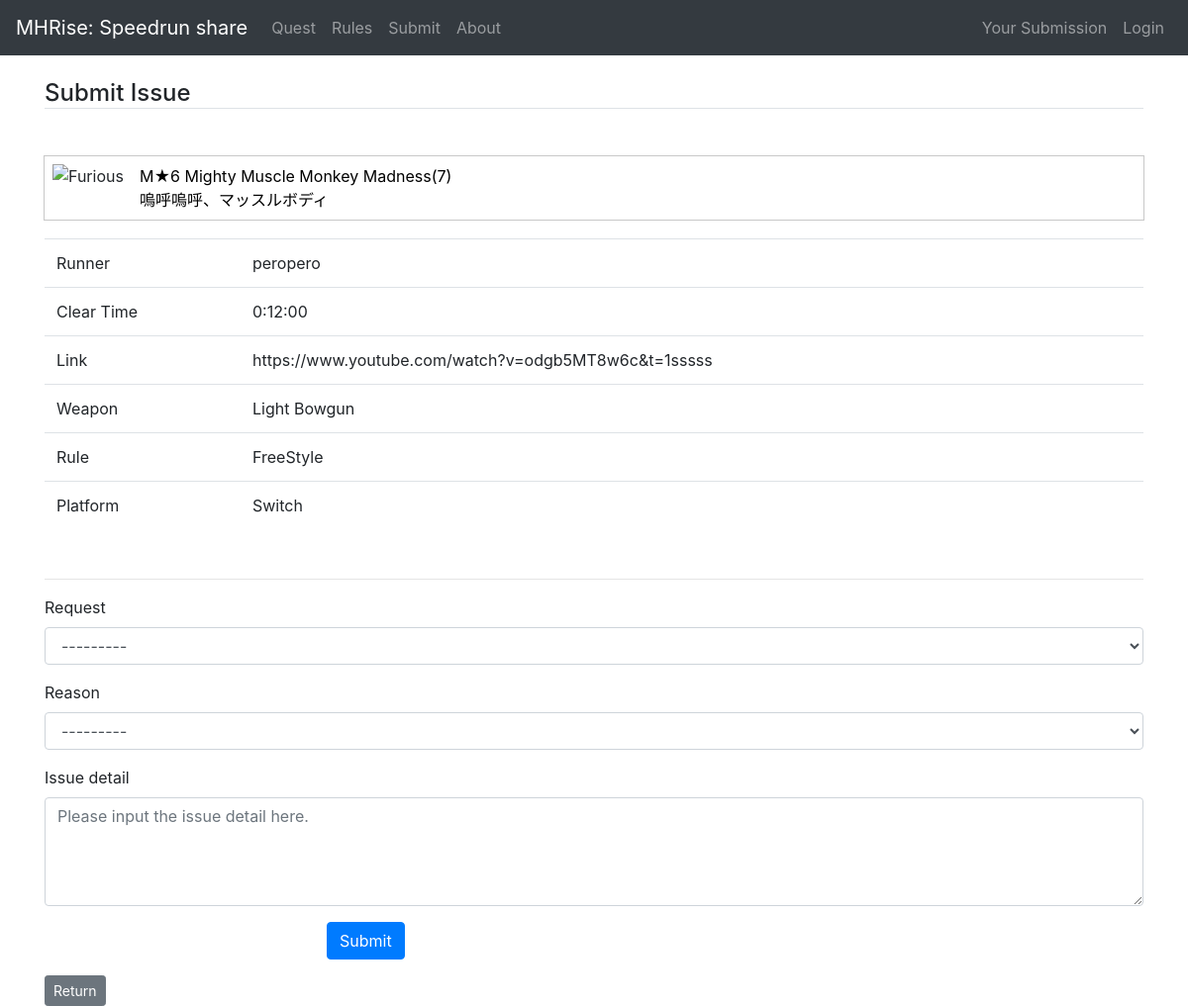
Page /cms/issue/4/4/ on the committed database.
### cms/models.py (models this page shows, shortened)
class Record(models.Model):
    quest = models.ForeignKey(Quest, verbose_name='Quest', related_name='records', on_delete=models.CASCADE)
    runner = models.CharField('Player Name', max_length=255)
    party = models.CharField('Party', max_length=255, choices=[('S','1'), ('P','2'), ('M', '3or4'),])
    cleartime = models.DurationField()
    link_regex = RegexValidator(regex=r'^https://www.youtube.com/watch|https://www.nicovideo.jp/watch/|https://www.bilibili.com/video/',
                                message='aaaaaaaaaaaa!!!')
    link = models.URLField(validators=[link_regex], max_length=2047, unique=True, help_text="A Video from Youtube, niconico, bilibili is available.", error_messages={'required': 'aa', 'invalid': 'invalid'})
    weapon = models.ForeignKey(Weapon, verbose_name='Weapon', on_delete=models.SET_NULL, null=True)
    """
    weapon = models.CharField('Weapon', max_length=255,
                               choices=[('GS', 'great-sword'), ('LS', 'long-sword'), ('SNS', 'sword-and-shield'), ('DB', 'dual-blades'),
                                        ('HM', 'hammer'), ('HH', 'hunting-horn'), ('LN', 'lance'), ('GL', 'gunlance'),
                                        ('SA', 'switch-axe'), ('CB', 'charge-blade'), ('IG', 'insect-glaive'), ('LBG', 'light-bowgun'),
                                        ('HBG', 'heavy-bowgun'), ('BOW', 'bow'), ('MIX', 'mixed'),
                                        ])
    """
    rules = models.CharField('Rules', max_length=255, choices=[('FR','FreeStyle'), ('TW','TA wiki'), ('PD','Production'), ])
    platform = models.CharField('PlatForms', max_length=255, choices=[('SW','Switch'), ('PC','PC'),])
    problems = models.IntegerField('Problem report', blank=True, default=0)
    regist_date = models.DateTimeField(default=timezone.now)
    ipaddr = models.GenericIPAddressField(verbose_name="client-ipaddress", default="127.0.0.1")
    submitter = models.ForeignKey(User, verbose_name='record_submitter', related_name='records', on_delete=models.SET_NULL, null=True)

class Quest(models.Model):
    questname = models.CharField('Quest Name', max_length=255)
    questname_j = models.CharField('Quest Name japanese', max_length=255)
    rank = models.CharField('Quest Rank', max_length=255)
    priority = models.PositiveIntegerField('Priority in quest page', default=0)
    target = models.ForeignKey(Target, verbose_name='Target', related_name='quests', on_delete=models.SET_NULL, null=True)
    recordnum = models.IntegerField('Number of record of this quest', default=0)

class Weapon(models.Model):
    name = models.CharField('Weapon Name', max_length=255)
    imagepath = models.CharField('Image Path', max_length=511)

### cms/views.py (the view)
# urls.py: path('issue/<int:quest_id>/<int:record_id>/', views.issue_edit, name='issue_submit'),
def issue_edit(request, quest_id, record_id, accept=None):
    record = get_object_or_404(Record, pk=record_id)
    issue = Issue()
    if request.method == 'POST':
        form = IssueForm(request.POST, instance=issue)
        if form.is_valid():
            issue = form.save(commit=False)
            issue.record = record
            issue.save()
            record.problems = record.problems + 1
            record.save()
            context = dict(accept=1)
            return render(request, 'cms/issue_edit.html', {'record': record, 'form': form, 'quest_id': quest_id, 'record_id': record_id, 'accept': 1} )
    else: # GET
        issue.record = record
        form = IssueForm(instance=issue)
    return render(request, 'cms/issue_edit.html', {'record': record, 'form': form, 'quest_id': quest_id, 'record_id': record_id, } )

### cms/forms.py
class IssueForm(ModelForm):
    class Meta:
        model = Issue
        fields = ('request', 'reason', 'detail',)
        widgets = {
            'detail': forms.Textarea(attrs={'rows':4, 'cols':15, 'placeholder': 'Please input the issue detail here.'}),
        }

### cms/templates/cms/issue_edit.html (shortened to what this page needs)
{% extends "cms/base.html" %}
{% load bootstrap4 %}
{% load i18n static %}
{% block extra_css %}
<link rel="stylesheet" href="{% static 'cms/css/quest-card.css' %}">
{% endblock %}
{% block content %}
    <h4 class="mt-4 mb-5 border-bottom">Submit Issue</h4>
    <div class="mt-4 text-normal">
      <div class="quest-card" style="margin:0px">
          {% with 'cms/monster_icon/'|add:record.quest.target.imagepath as image_static %}
          <img src="{% static image_static %}" alt={{record.quest.target.monstername}}>
          {% endwith %}
          <div class="quest-card__link">
              <a href="{% url 'cms:record_list' quest_id=record.quest.id party='solo' weapon='all' rule='all' platform='switch' %}">{{ record.quest.rank }} {{ record.quest.questname}}<span>({{ record.quest.recordnum }})</span><br>
              {{ record.quest.questname_j }}
              </a>
          </div>
      </div>
      <table class="table " style="margin-top: 20px; margin-bottom: 50px;">
        <tbody>
          <tr>
            <td>Runner</td>
            <td>{{ record.runner }}</td>
          </tr>
          <tr>
            <td>Clear Time</td>
            <td>{{ record.cleartime }}</td>
          </tr>
          <tr>
            <td>Link</td>
            <td>{{ record.link }}</td>
          </tr>
          <tr>
            <td>Weapon</td>
            <td>{{ record.weapon.name }}</td>
          </tr>
          <tr>
            <td>Rule</td>
            <td>{{ record.get_rules_display }}</td>
          </tr>
          <tr>
            <td>Platform</td>
            <td>{{ record.get_platform_display }}</td>
          </tr>
        </tbody>
      </table>
      <hr>
    </div>
    {% if accept %}
    <div class="mt-4 normal-text">
      <h5>
        Your submission has been accepted.<br>Thank you for the issue report!
      </h5>
    </div>
     <a href="{% url 'cms:record_list' quest_id=quest_id party='solo' weapon='all' rule='all' platform='switch' %}" class="btn btn-secondary btn-sm">Return</a>
    {% else %}
    <form action="{% url 'cms:issue_submit' quest_id=quest_id record_id=record_id accept=1%}" method="post">
      {% bootstrap_form form layout='horizontal' %}
      <div class="form-group row">
        <div class="offset-md-3 col-md-9">
          <button type="submit" class="btn btn-primary">Submit</button>
        </div>
      </div>
    </form>
    <a href="{% url 'cms:record_list' quest_id=quest_id party='solo' weapon='all' rule='all' platform='switch' %}" class="btn btn-secondary btn-sm">Return</a>
    {% endif %}
{% endblock content %}

### cms/static/cms/css/quest-card.css (style rules this page uses)
.quest-card { position: relative; z-index: 1; min-height:58px; overflow:visible; background-color:rgb(255, 255, 255); display:flex; padding:0.5em; align-items:center; position:relative; transition:color .15s ease-in-out, background-color .15s ease-in-out, border-color .15s ease-in-out, box-shadow .15s ease-in-out; outline:1px solid rgb(200, 200, 200); margin:12px; }
.quest-card__link { color:#000000; }
.quest-card__link a { color:#000000; }
.quest-card img { margin-top:0px; margin-bottom: 0px; margin-right: 16px; margin-left: 0px; height:48px; display:inline-block; }
.quest-card div { display: inline-block; }
.quest-card { position: relative; }
.quest-card a::before { position: absolute; top: 0; right: 0; bottom: 0; left: 0; pointer-events: auto; content: ""; background-color: transparent; z-index: 2; }
body { margin: 0px; padding: 0px; }

### rows in the picture
Record: quest.rank "M★6", quest.questname "Mighty Muscle Monkey Madness", quest.recordnum "7", quest.questname_j "嗚呼嗚呼、マッスルボディ", runner "peropero", cleartime "0:12:00", link "https://www.youtube.com/watch?v=odgb5MT8w6c&t=1sssss", weapon.name "Light Bowgun", rules "FreeStyle", platform "Switch"
